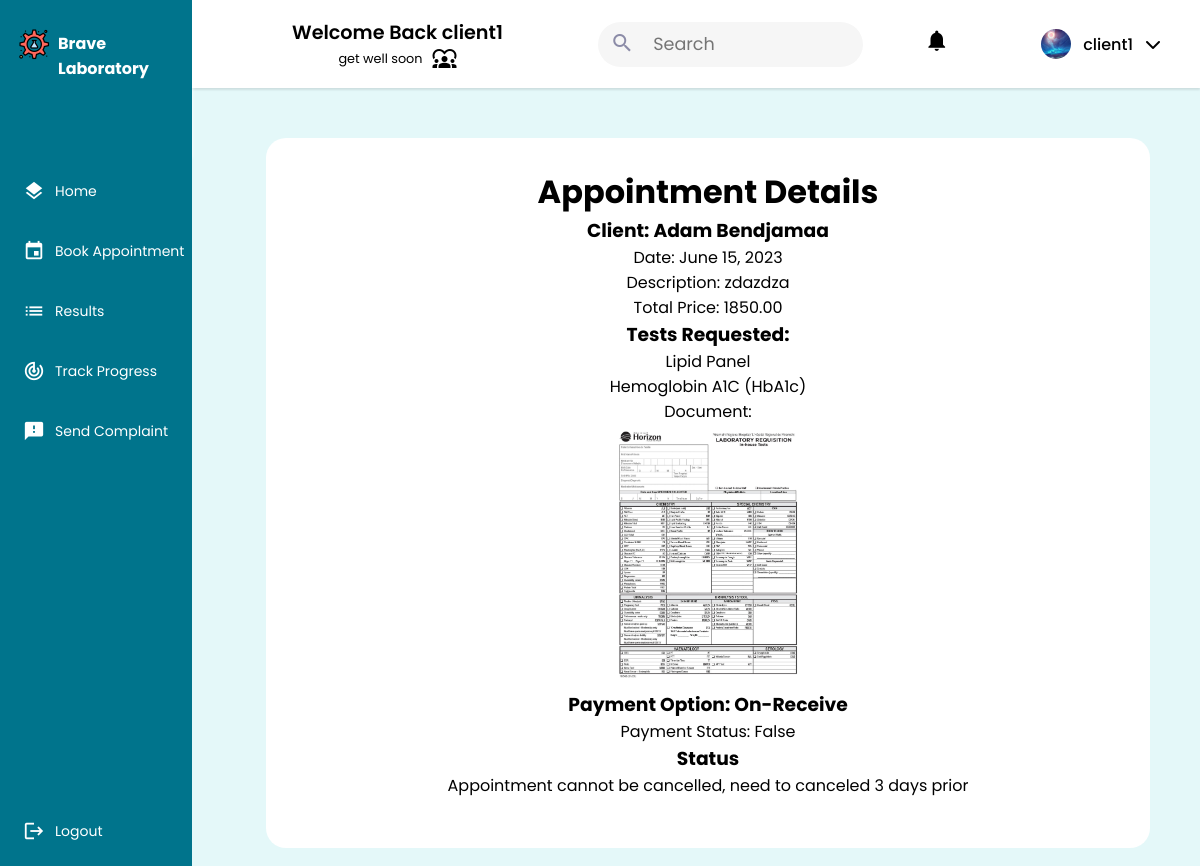
Screenshot of /client/appointment/detail/27 (signed in) with the database file from the repository.
### client/models.py (models this page shows, shortened)
class Client(models.Model):
    GENDERS =[
        ('M','Male'),
        ('F','Female')
    ]
    user = models.OneToOneField(User, primary_key = True, on_delete=models.CASCADE)
    phone_number = models.CharField(max_length=10,validators=[phone_regex])
    gender = models.CharField(max_length = 1 ,choices = GENDERS)
    address = models.CharField(max_length=50)
    policy = models.BooleanField(default = False)
    profile_pic = models.ImageField(default="default.png", upload_to="profile_pics")
    date_of_birth = models.DateField(default='2003-03-08')
    tests_made = models.PositiveIntegerField(default=0)
    class Meta():
        db_table = 'auth_client'

### main_home/models.py (models this page shows, shortened)
class Appointment(models.Model):
    PRE_PAY = 'PP'
    ON_RECEIVE = 'OR'
    PAYMENT_CHOICES = [
        (PRE_PAY, 'Pre-Pay'),
        (ON_RECEIVE, 'On-Receive'),
    ]
    UPCOMING = 'Upcoming'
    TOMORROW = 'Tommorow'
    TODAY = 'Today'
    OVERDUE = 'Overdue'
    STATUS_CHOICES = [
        (UPCOMING, 'Upcoming'),
        (TOMORROW, 'Tommorow'),
        (TODAY, 'Today'),
        (OVERDUE, 'Overdue'),
    ]
    client = models.ForeignKey(Client, on_delete=models.CASCADE)
    tests_requested = models.ManyToManyField(TestOffered)
    date = models.DateField(validators=[validate_date_not_past])
    description = models.CharField(max_length=1000,blank=True)
    document = models.ImageField(null=True,blank=True,upload_to='medical_documents')
    total_price = models.DecimalField(max_digits=10, decimal_places=2)
    payment_option = models.CharField(max_length=2, choices=PAYMENT_CHOICES,default="OR")
    payment_status = models.BooleanField(default=False)
    arrived = models.BooleanField(default=False)
    cancelled = models.BooleanField(default=False)
    performed = models.BooleanField(default=False)
    class Meta:
        db_table = 'appointment'

class TestOffered(models.Model):
    name = models.CharField(max_length=50,unique=True)
    price = models.DecimalField(max_digits=10, decimal_places=2)
    class Meta:
        db_table = 'test_offered'
        verbose_name_plural = 'Offered Tests'

### client/views.py (the view)
# urls.py: path("appointment/detail/<int:appointment_id>",views.appointment_detail,name="client_appointment_detail"),
@login_required
@permission_required('client.view_client', raise_exception=True)
def appointment_detail(request, appointment_id):
    appointment = get_object_or_404(Appointment, id=appointment_id)
    time_difference = appointment.date - timezone.now().date()
    context = {
        'appointment': appointment,
        'time_difference': time_difference.days,
    }
    return render(request,'client/appointment/appointment_detail.html',context)

### client/templates/client/appointment/appointment_detail.html (shortened to what this page needs)
{% extends 'client/client.html' %}
{% load static %}
{% block main %}
<div class="Container">
    <h1>Appointment Details</h1>
    <h3>Client: {{ appointment.client.user.first_name }} {{ appointment.client.user.last_name }}</h3>
    <p>Date: {{ appointment.date }}</p>
    <p>Description: {{ appointment.description }}</p>
    <p>Total Price: {{ appointment.total_price }}</p>
    <h3>Tests Requested:</h3>
    <ul>
        {% for test in appointment.tests_requested.all %}
            <li>{{ test.name }}</li>
        {% empty %}
            <li>No tests requested.</li>
        {% endfor %}
    </ul>
    {% if appointment.document %}
        <p>Document:
        </p>
        <a href="{{ appointment.document.url }}" target="_blank">
            <img src="{{ appointment.document.url }}" width="200" >
        </a>
    {% else %}
        <p>No document provided.</p>
    {% endif %}
    <h3>Payment Option: {{ appointment.get_payment_option_display }}</h3>
    <p>Payment Status: {{ appointment.payment_status }}</p>
    <h3>Status</h3>
    {% if appointment.cancelled %}
        <p>Appointment Has Been Cancelled</p>
    {% elif time_difference >= 3 %}
        <form action="{% url 'client_cancel_appointment' appointment.id %}" method="post">
            {% csrf_token %}
            <button type="submit">Cancel Appointment</button>
        </form>
    {% else %}
        <p>Appointment cannot be cancelled, need to canceled 3 days prior</p>
    {% endif %}
</div>
{% endblock main %}

### main_home/templates/main_home/actors_base.html (shortened to what this page needs)
{% extends 'main_home/base.html' %}
{% load static %}
{% block css %}
        <link rel="stylesheet" href="https://cdnjs.cloudflare.com/ajax/libs/font-awesome/6.4.0/css/all.min.css">
        <link rel="stylesheet" href="{% static 'css/actors.css' %}" />
{% endblock css %}
{% block content %}
    <div class="container">
        <header>
            <div class="wlc">
                <h1>Welcome Back {{user.username}}</h1>
                <p>get well soon  <span class="material-icons">diversity_1</span></p>
            </div>
            <div class="Left">
                <div class="search">
                    <form class="search-bar">
                        <button>
                            <span class="material-icons search-icon">
                                </span>
                        </button>
                        <input class="search-bar-input" placeholder="Search" required="" type="text">
                    </form>
                </div>
                <ul class="DROPS">
                    {% if user.groups.first.name == 'client' %}
                    <li><a href="#"><span class="material-icons notifications">notifications</span></a></li>
                    <li class="profile-header"><a class="profile-pic-container" onclick="showElement()"><img class="profile-pic" alt="profile_pic" src="{{ user.client.profile_pic.url }}"></img><span>{{user.username}}</span><i class="fa-solid fa-chevron-down"></i></a>
                    {% endif %}
                        </li>
                    </ul>
                </div>
        </header>
        <div class="Main">
            {% block main %}{% endblock main %}
        </div>
    </div>
    <div class="nav-header">
        <a class="logo" href="{% url user.groups.first.name %}">
            <img alt='logo' src="{% static 'img/logo.png' %}">
            <span><strong>Brave Laboratory</strong></span>
        </a>
    </div>
    <nav>
        <ul>
            {% block sidebar %}{% endblock sidebar %}
            <li class="end">
                <a href='{% url 'logout' %}'>
                    <span class="material-icons emoji">logout</span>
                    <span class="nav-item">Logout</span>
                </a>
            </li>
        </ul>
    </nav>
{% endblock content %}

### static/css/actors.css (style rules this page uses)
* { font-family: 'Poppins', sans-serif; margin: 0; padding: 0; }
body { background-color: #abe9ef51; }
ul { list-style-type: none; }
.container { text-align: center; float: right; width: 100%; height: 90vh; }
header { position: fixed; top: 0; left: 0; right: 0; z-index: 1; width: 84vw; height: 11vh; background-color: rgb(255, 255, 255); display: flex; align-items: center; justify-content: space-between; margin-left: auto; box-shadow: 0px 2px 2px rgba(0, 0, 0, 0.1); }
.Main { display: flex; justify-content: center; margin-top: 15vh; margin-left: 18vw; width: calc(100% - 18vw); padding-top: 1.5%; padding-bottom: 1.5%; }
.Container { font-size: 16px; width: calc(100% - 100px); border-radius: 20px; background-color: white; padding-top: 30px; padding-bottom: 50px; }
.wlc { margin-left: 100px; }
.wlc h1 { font-size: 1.2rem; }
.wlc p { display: flex; align-items: center; justify-content: center; font-size: 0.8rem; gap: 10px; }
.Left { float: right; display: flex; align-items: center; flex-direction: row; justify-content: space-between; gap: 40px; }
.DROPS { display: flex; align-items: center; justify-content: center; flex-direction: row; margin-right: 1.5vw; gap: 50px; }
.DROPS a { width: auto; height: auto; padding: 50px; text-decoration: none; color: black; padding: 1px; }
.DROPS li { padding: 20px; list-style: none; }
.DROPS .profile-header { width: auto; border-radius: 30px; height: 20px; display: flex; justify-content: center; align-items: center; }
.DROPS li .notifications { font-size: 25px; }
.nav-header { position: fixed; left: 0; z-index: 1; top: 0; bottom: 89vh; background-color: #00748c ; width: 16vw; overflow: hidden; box-shadow: 0px 4px 4px rgb(255, 255, 255); }
.nav-header a { position: relative; color: white; font-size: 14px; padding-left: 18px; width: 15vw; }
nav { position: fixed; left: 0; z-index: 1; top: 11.2vh; bottom: 0; background-color: #00748c; width: 16vw; overflow: hidden; }
.logo { display: flex; transition: all 0.5s ease; margin-top: 3.5vh; padding-right: 0 !important; width: 100%; gap: 8px; }
.logo span { font-size: 1rem; padding-top: 3px; }
.logo img { height: 32px; }
nav a { position: relative; color: white; font-size: 14px; display: table; padding-left: 20px; padding-right: 30px; width: 15vw; }
nav .material-icons { position: relative; top: 14px; font-size: 22px !important; }
nav ul { margin-top: 40%; padding-right: 5px; }
.nav-item { position: relative; top: 8px; margin-left: 10px; }
nav ul li { transition: 0.4s; margin: 3px; width: auto; margin-bottom: 10px; }
.end { position: fixed; bottom: 0; width: 15vw; margin-bottom: 10px; }
nav ul li::after { content: ''; display: block; position: relative; left: 0; width: 5px; height: 100%; }
.profile-pic { width: 30px; height: 30px; border-radius: 50%; cursor: pointer; object-fit: cover; }
header h1 { font-weight: 600; }
a { text-decoration: none; }
nav a { height: 50px; }
.search { width: 100%; position: relative; display: flex; cursor: pointer; }
.search span { font-size: 24px; }
.search-bar button { border: none; background: none; color: #8b8ba7; }
.search-bar { --timing: 0.3s; --width-of-input: 240px; --height-of-input: 45px; --border-height: 2px; --input-bg: #fff; --border-color: #2f2ee9; --border-radius: 30px; --after-border-radius: 1px; position: relative; width: var(--width-of-input); height: var(--height-of-input); display: flex; align-items: center; padding-inline: 0.8em; border-radius: var(--border-radius); transition: border-radius 0.5s ease; background: var(--input-bg, #fff); background-color: #f6f6f6; }
.search-bar-input { font-size: 1.1rem; background-color: transparent; width: 100%; height: 100%; padding-inline: 0.5em; padding-block: 0.7em; border: none; }
.search-bar:before { content: ""; position: absolute; background: var(--border-color); transform: scaleX(0); transform-origin: center; width: 100%; height: var(--border-height); left: 0; bottom: 0; border-radius: 1px; transition: transform var(--timing) ease; }
.search-bar .search-icon { margin-top: 3px; margin-right: 10px; }
.profile-pic-container { display: flex; justify-content: center; align-items: center; gap: 12px; }
.profile-pic-container i { cursor: pointer !important; }
.profile-pic-container span { font-size: 16px !important; font-weight: 500; cursor: pointer; }

### rows the page displays
Appointment: client.user.first_name "Adam", client.user.last_name "Bendjamaa", date "June 15, 2023", description "zdazdza", total_price "1850.00", document (picture), payment_option "On-Receive", payment_status "False"
TestOffered: name "Lipid Panel"
TestOffered: name "Hemoglobin A1C (HbA1c)"

### other values shown
{{ user.username }} "client1"
